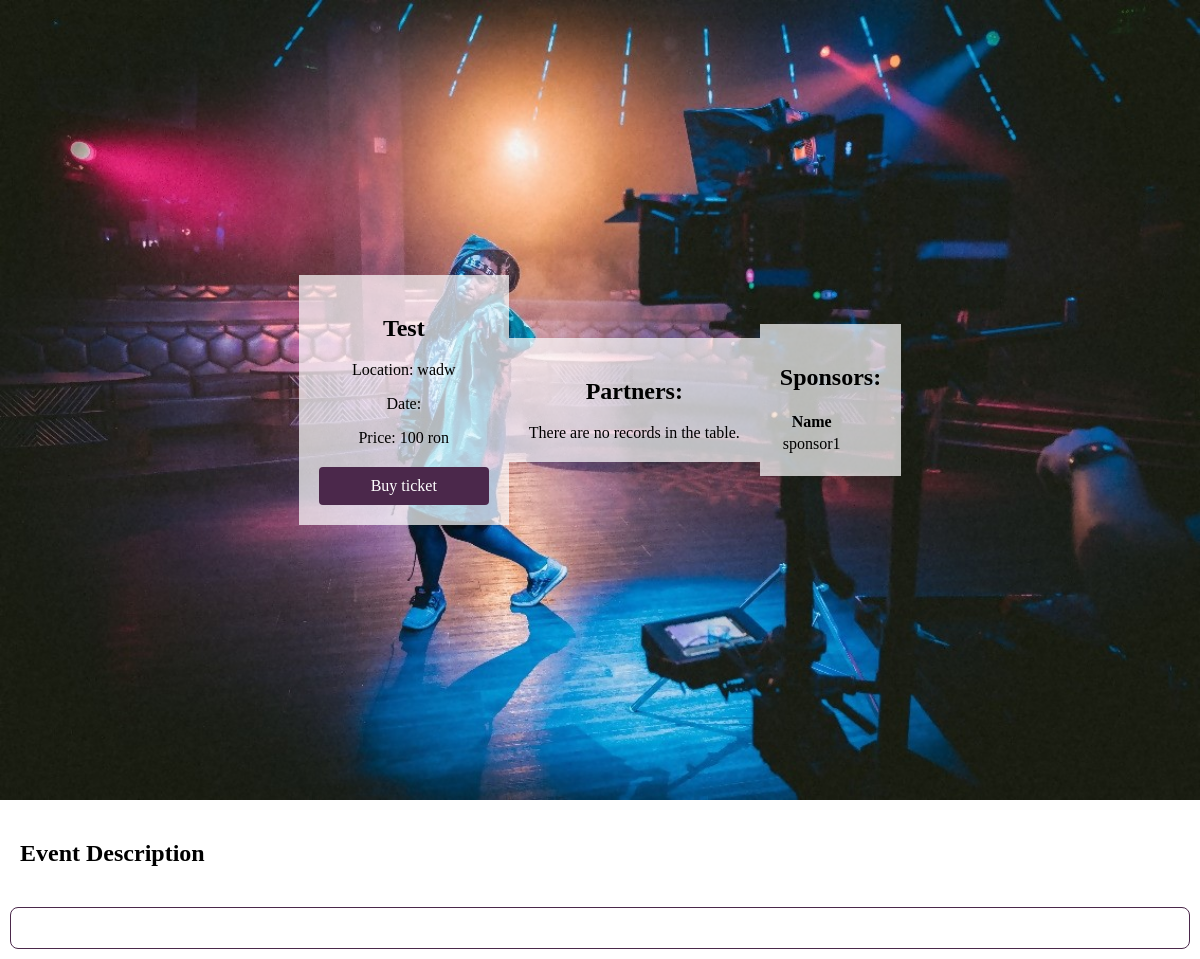
The app's page /clientDashboard/event_page.php?EventID=1, older data.
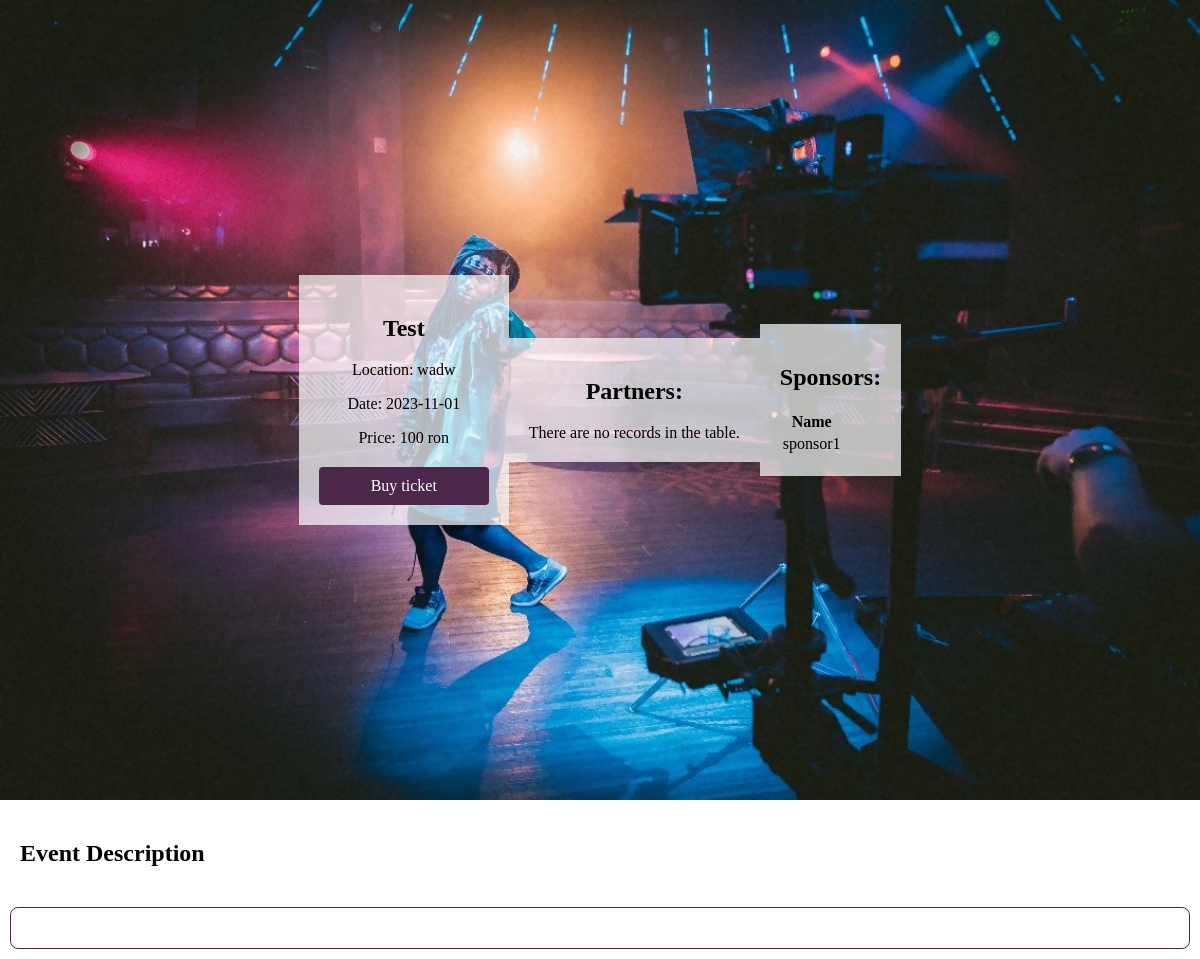
The same page, newer data.
### tables this page shows
CREATE TABLE `event` (
                         `ID` int(11) NOT NULL,
                         `Name` varchar(255) DEFAULT NULL,
                         `Date` date DEFAULT NULL,
                         `Location` varchar(255) DEFAULT NULL,
                         `Tickets` int(11) DEFAULT NULL,
                         `ContactName` varchar(255) DEFAULT NULL,
                         `ContactPhone` varchar(255) DEFAULT NULL,
                         `ContactEmail` varchar(255) DEFAULT NULL
);

### clientDashboard/event_page.php (the view, shortened to what this page needs)
<!DOCTYPE html>
<html lang="en">
<head>
    <link rel="stylesheet" href="event_style.css">
</head>
<body>
<?php
include("../Conectare.php");
$eventID = $_GET['EventID'];
$result = $mysqli->query("SELECT * FROM event WHERE ID = $eventID");
$eventData = mysqli_fetch_assoc($result);
?>
<div class="event-background">
    <span class="event-details">
      <h2><?php echo $eventData['Name']; ?></h2>
      <p>Location: <?php echo $eventData['Location']; ?></p>
      <p>Date: <?php echo $eventData['Date']; ?></p>
      <p>Price: 100 ron </p>
      <a href="login_page.php" class="buy-ticket-btn disabled">Buy ticket</a>
    </span>
    <span class="event-details">
        <h2>Partners: </h2>
    <?php
    if ($result = $mysqli->query("SELECT eventpartnerssponsors.*, partnerssponsors.Name as sponsor_name, partnerssponsors.Type FROM eventpartnerssponsors
                        INNER JOIN partnerssponsors ON eventpartnerssponsors.PartnerSponsorID = partnerssponsors.ID
                        WHERE eventpartnerssponsors.EventID = " . $_GET['EventID'] . " AND partnerssponsors.Type = 'Partner' ORDER BY ID")) {
        if ($result->num_rows > 0) {
            echo "<table>";
            echo
            "
                                    <thead>
                                        <tr>
                                            <th>Name</th>
                                        </tr>
                                    </thead>
                                ";
            while ($row = $result->fetch_object()) {
                echo "<tbody>";
                echo "<tr>";
                echo "<td>" . $row->sponsor_name . "</td>";
                echo "</tr>";
                echo "</tbody>";
            }
            echo "</table>";
        } else {
            echo "There are no records in the table.";
        }
    } else {
        echo "Error " . $mysqli->error();
    }
    ?>
    </span>
    <span class="event-details">
        <h2>Sponsors: </h2>
               <?php
               if ($result = $mysqli->query("SELECT eventpartnerssponsors.*, partnerssponsors.Name as sponsor_name, partnerssponsors.Type FROM eventpartnerssponsors
                        INNER JOIN partnerssponsors ON eventpartnerssponsors.PartnerSponsorID = partnerssponsors.ID
                        WHERE eventpartnerssponsors.EventID = " . $_GET['EventID'] . " AND partnerssponsors.Type = 'Sponsor' ORDER BY ID")) {
                   if ($result->num_rows > 0) {
                       echo "<table>";
                       echo
                       "
                                    <thead>
                                        <tr>
                                            <th>Name</th>
                                        </tr>
                                    </thead>
                                ";
                       while ($row = $result->fetch_object()) {
                           echo "<tbody>";
                           echo "<tr>";
                           echo "<td>" . $row->sponsor_name . "</td>";
                           echo "</tr>";
                           echo "</tbody>";
                       }
                       echo "</table>";
                   } else {
                       echo "There are no records in the table.";
                   }
               } else {
                   echo "Error " . $mysqli->error();
               }
               ?>
    </span>
</div>
<div class="description">
    <h2>Event Description</h2>
    <p><?php echo $eventData['event_description']; ?></p>
</div>
</body>
</html>

Row changes from the older to the newer data that the page shows:
changed event "Test": Date (not shown) → "2023-11-01"
